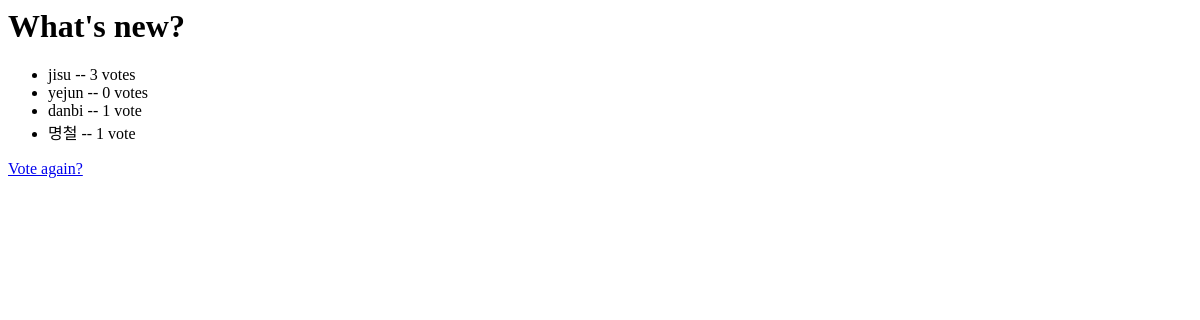
Before: /1/results/ with the older database file.
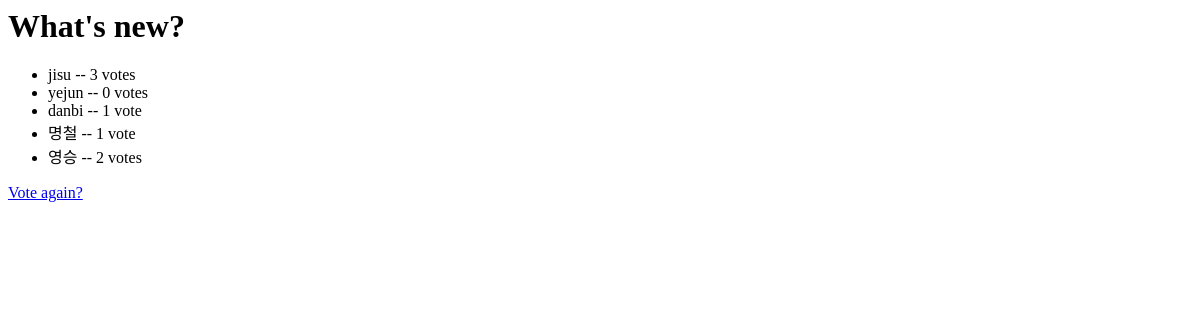
After: the same page with the newer database file.
### polls/models.py (models this page shows, shortened)
class Question(models.Model):
    question_text = models.CharField(max_length=200)        # 질문 내용
    pub_date = models.DateTimeField('date published')       # 발행 날짜

class Choice(models.Model):
    question = models.ForeignKey(Question, on_delete=models.CASCADE)        # 질문 내용(외래키)
    choice_text = models.CharField(max_length=200)                          # 답변 text
    votes = models.IntegerField(default=0)                                  # 득표 수

### polls/views.py (the view)
# urls.py: path('<int:pk>/results/', views.ResultsView.as_view(), name='results'),
class ResultsView(generic.DetailView):
    model = Question
    template_name = 'polls/results.html'

### polls/templates/polls/results.html
<h1>{{question.question_text}}</h1>
<ul>
    {% for choice in question.choice_set.all %}
        <li>{{choice.choice_text}} -- {{choice.votes}} vote{{choice.votes|pluralize}}</li>
    {% endfor %}
</ul>
<a href="{% url 'polls:detail' question.id %}"> Vote again?</a>

Changed rows visible on the page:
added Choice: choice_text "영승", votes "2"
